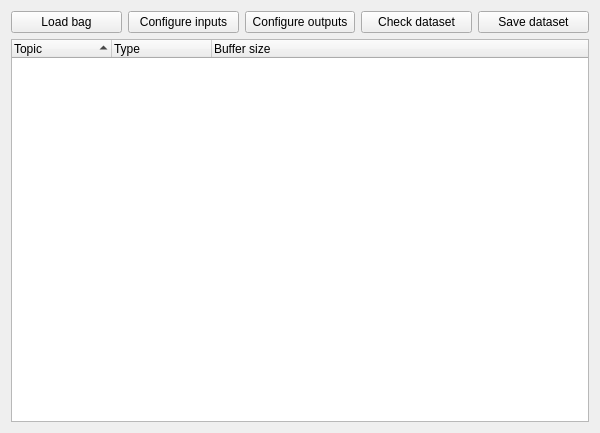
<?xml version="1.0" encoding="UTF-8"?>
<ui version="4.0">
 <class>RosBagToDataset</class>
 <widget class="QWidget" name="RosBagToDataset">
  <property name="enabled">
   <bool>true</bool>
  </property>
  <property name="geometry">
   <rect>
    <x>0</x>
    <y>0</y>
    <width>600</width>
    <height>433</height>
   </rect>
  </property>
  <property name="windowTitle">
   <string>BAG to Dataset</string>
  </property>
  <layout class="QVBoxLayout" name="verticalLayout" stretch="0,0">
   <item>
    <layout class="QHBoxLayout" name="horizontalLayout" stretch="0,0,0,0,0">
     <item>
      <widget class="QPushButton" name="load_bag_push_button">
       <property name="toolTip">
        <string>Load ROSbag file</string>
       </property>
       <property name="text">
        <string>Load bag</string>
       </property>
      </widget>
     </item>
     <item>
      <widget class="QPushButton" name="input_conf_push_button">
       <property name="toolTip">
        <string>Select data fields expected as inference inputs</string>
       </property>
       <property name="text">
        <string>Configure inputs</string>
       </property>
      </widget>
     </item>
     <item>
      <widget class="QPushButton" name="output_conf_push_button">
       <property name="toolTip">
        <string>Select data fields expected as inference output</string>
       </property>
       <property name="text">
        <string>Configure outputs</string>
       </property>
      </widget>
     </item>
     <item>
      <widget class="QPushButton" name="check_conf_push_button">
       <property name="toolTip">
        <string>Select data fields expected as inference output</string>
       </property>
       <property name="text">
        <string>Check dataset</string>
       </property>
      </widget>
     </item>
     <item>
      <widget class="QPushButton" name="save_dls_push_button">
       <property name="toolTip">
        <string>Save dataset in DLS compatible CSV format</string>
       </property>
       <property name="text">
        <string>Save dataset</string>
       </property>
      </widget>
     </item>
    </layout>
   </item>
   <item>
    <widget class="QTreeWidget" name="topics_tree_widget">
     <property name="contextMenuPolicy">
      <enum>Qt::CustomContextMenu</enum>
     </property>
     <property name="toolTip">
      <string>Right click on item for more options.</string>
     </property>
     <property name="dragEnabled">
      <bool>false</bool>
     </property>
     <property name="dragDropMode">
      <enum>QAbstractItemView::DragOnly</enum>
     </property>
     <property name="sortingEnabled">
      <bool>true</bool>
     </property>
     <column>
      <property name="text">
       <string>Topic</string>
      </property>
     </column>
     <column>
      <property name="text">
       <string>Type</string>
      </property>
     </column>
     <column>
      <property name="text">
       <string>Buffer size</string>
      </property>
     </column>
    </widget>
   </item>
  </layout>
 </widget>
 <resources/>
 <connections/>
</ui>
